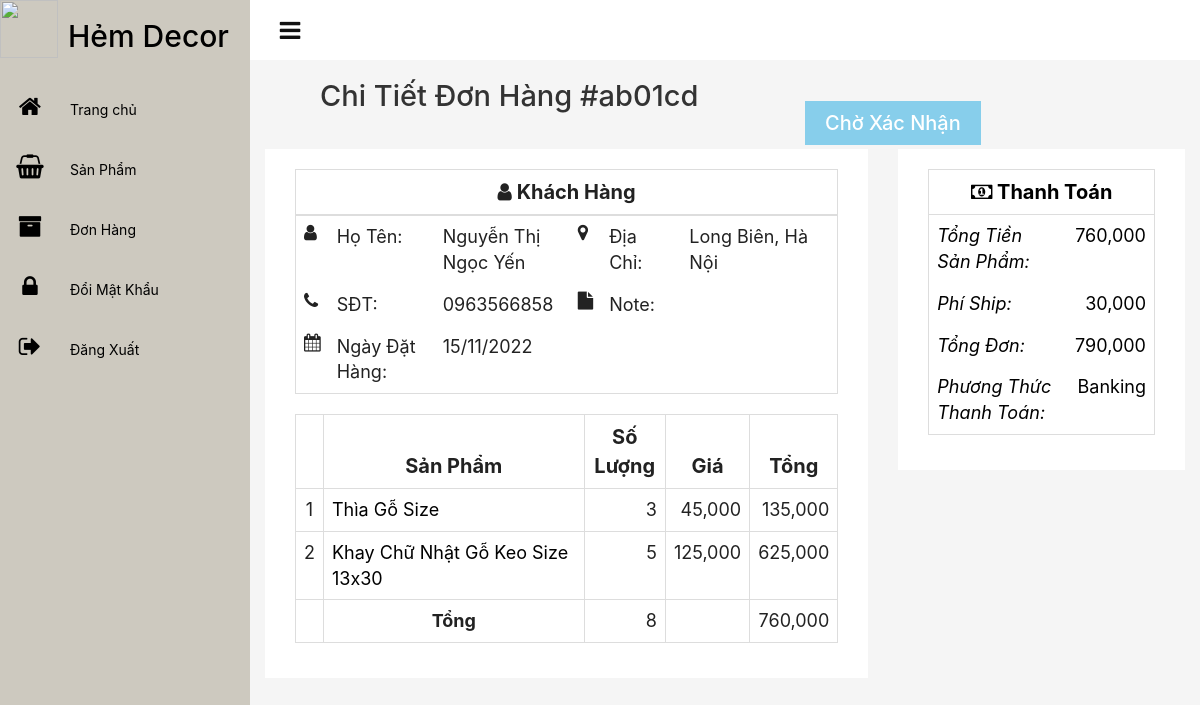
The app's page /admin_manage_orders/view_order.php?oid=ab01cd (signed in) with its own data.
### tables this page shows
CREATE TABLE IF NOT EXISTS `Order` (
  OrderID VARCHAR(6) NOT NULL PRIMARY KEY,
  AccountID INT NOT NULL,
  OrderDate timestamp NOT NULL default CURRENT_TIMESTAMP on update CURRENT_TIMESTAMP,
  OrderStatus ENUM('Chờ Xác Nhận','Đang Chuẩn Bị Hàng','Đang Giao Hàng', 'Đã Hoàn Thành', 'Đã Hủy') NOT NULL,
  PaymentStatus ENUM('Đang Xử Lý', 'Đã Hoàn Thành')NOT NULL,
  
  TotalOrder DOUBLE DEFAULT '0',
  FOREIGN KEY (AccountID) REFERENCES `Account` (AccountID) ON UPDATE CASCADE ON DELETE CASCADE);

CREATE TABLE IF NOT EXISTS `Order_Details` (
  OrderID VARCHAR(6) NOT NULL,
  CustomerName VARCHAR(30) NOT NULL,
  CustomerAddress VARCHAR(200) NOT NULL,
  CustomerPhoneNo VARCHAR(10) NOT NULL,
  PaymentMethod ENUM('COD','Banking'),
  Note VARCHAR (5000),
  FOREIGN KEY (OrderID) REFERENCES `Order` (OrderID) ON UPDATE CASCADE ON DELETE CASCADE);

CREATE TABLE IF NOT EXISTS `Order_Product` (
  OrderID VARCHAR(6) NOT NULL,
  ProductID VARCHAR(10) NOT NULL,
  OrderQuantity TINYINT NOT NULL,
  QuantityPrice INT NOT NULL,
  FOREIGN KEY (OrderID) REFERENCES `Order` (OrderID) ON UPDATE CASCADE ON DELETE CASCADE,
  FOREIGN KEY (ProductID) REFERENCES `Product` (ProductID) ON UPDATE CASCADE ON DELETE CASCADE);

CREATE TABLE IF NOT EXISTS Product(
CategoryID VARCHAR(10) NOT NULL,
ProductID VARCHAR(10) NOT NULL PRIMARY KEY,
ProductName VARCHAR(255) NOT NULL,
Size VARCHAR(10),
Price INT UNSIGNED NOT NULL,
ProductQuantity INT UNSIGNED NOT NULL,
CreateDate timestamp NOT NULL default CURRENT_TIMESTAMP on update CURRENT_TIMESTAMP,
FOREIGN KEY (CategoryID) REFERENCES Categories(CategoryID) ON UPDATE CASCADE ON DELETE CASCADE
);

### admin_manage_orders/view_order.php (the view, shortened to what this page needs)
<?php
if (isset($_SESSION['id'])) {
include('../database/dbcon.php');
include '../header_footer/admin_header.php';
$oid = $_GET['oid'];
$sql = mysqli_query(
    $con,
    "SELECT AccountID, OrderDate, OrderStatus, PaymentStatus, TotalOrder, od.*, OrderQuantity, QuantityPrice, p.*, c.ThumbnailImage, sum(OrderQuantity) AS TotalQuantity, sum(QuantityPrice) AS TotalQuPrice, count(p.ProductID) AS TotalProduct FROM `Order` o
    INNER JOIN `order_details` od ON o.OrderID = od.OrderID
    INNER JOIN `order_product` op ON o.OrderID = op.OrderID
    INNER JOIN `product` p ON op.ProductID = p.ProductID
    INNER JOIN `categories` c ON p.CategoryID = c.CategoryID
    WHERE o.OrderID = '$oid'");
$row = mysqli_fetch_array($sql);
?>
<!doctype html>
<head>
    <link rel="stylesheet" href="https://maxcdn.bootstrapcdn.com/bootstrap/3.3.2/css/bootstrap.min.css">
    <link rel="stylesheet" href="https://cdnjs.cloudflare.com/ajax/libs/font-awesome/4.7.0/css/font-awesome.min.css">
    <link rel="stylesheet" href="admin.css">
</head>
<body>
    <div class=main><?php include '../header_footer/admin_toggle.php'; ?>
        <section class="confirmation_part padding_top">
            <div class="container">
                <h1>Chi Tiết Đơn Hàng #<?php echo $row["OrderID"] ?></h1>
                <?php if($row["OrderStatus"] == "Chờ Xác Nhận"){ ?>
                <h3 class="wait"><?php echo $row["OrderStatus"] ?></h3>
                <?php } elseif($row["OrderStatus"] == "Đang Chuẩn Bị Hàng"){ ?>
                <h3 class="ready"><?php echo $row["OrderStatus"] ?></h3>
                <?php } elseif($row["OrderStatus"] == "Đang Giao Hàng"){ ?>
                <h3 class="ship"><?php echo $row["OrderStatus"] ?></h3>
                <?php } elseif($row["OrderStatus"] == "Đã Hoàn Thành") { ?>
                <h3 class="complete"><?php echo $row["OrderStatus"] ?></h3>
                <?php } elseif($row["OrderStatus"] == "Đã Hủy") { ?>
                <h3 class="cancel"><?php echo $row["OrderStatus"] ?></h3>
                <?php }?>
                <div class="row">
                    <div class="col-lg-8">
                        <div class="order_details_iner">
                            <table class="table table-customer">
                                <colgroup>
                                    <col span="1" style="width: 5%;">
                                    <col span="1" style="width: 20%;">
                                    <col span="1" style="width: 25%;">
                                    <col span="1" style="width: 5%;">
                                    <col span="1" style="width: 15%;">
                                    <col span="1" style="width: 30%;">
                                </colgroup>
                                <thead>
                                    <tr>
                                        <th scope="col" colspan="6"><i class='fa fa-user'></i> Khách Hàng</th>
                                    </tr>
                                </thead>
                                <tbody>
                                    <tr>
                                        <td><i class='fa fa-user'></i> </td>
                                        <td>Họ tên: </td>
                                        <td><?php echo $row["CustomerName"] ?></td>
                                        <td><i class="fa fa-map-marker"></i> </td>
                                        <td>Địa chỉ: </td>
                                        <td><?php echo $row["CustomerAddress"] ?></td>
                                    </tr>
                                    <tr>
                                        <td><i class="fa fa-phone"></i></td>
                                        <td>SĐT:</td>
                                        <td><?php echo $row["CustomerPhoneNo"] ?></td>
                                        <td rowspan = "2"><i class='fa fa-file'></i></td>
                                        <td rowspan = "2">Note: </td>
                                        <td rowspan = "2"><?php echo $row["Note"] ?></td>
                                    </tr>
                                    <tr>
                                        <td><i class='fa fa-calendar'></i></td>
                                        <td>Ngày đặt hàng:</td>
                                        <td><?php echo date('d/m/Y', strtotime($row["OrderDate"])) ?></td>
                                    </tr>
                                </tbody>
                            </table>
                            <table class="table table-product">
                                <thead>
                                    <tr>
                                        <th></th>
                                        <th colspan="2">Sản phẩm</th>
                                        <th width = "15%">Số lượng</th>
                                        <th>Giá</th>
                                        <th>Tổng</th>
                                    </tr>
                                </thead>
                                <tbody>
                                    <?php $i = 1;
                                    $sql1 = mysqli_query(
                                        $con,
                                        "SELECT c.CategoryID, ProductName, Size, OrderQuantity, QuantityPrice, Price FROM  `order_product` op
                                        INNER JOIN `product` p ON op.ProductID = p.ProductID
                                        INNER JOIN `categories` c ON p.CategoryID = c.CategoryID
                                        WHERE OrderID = '$oid'");
                                    while ($row1 = mysqli_fetch_array($sql1)) {?>
                                    <tr>
                                        <td><?php echo $i ?></td>
                                        <td colspan="2"><a
                                                href="../admin_manage_product/product-detail.php?cid=<?php echo $row1['CategoryID'] ?>"><?php echo $row1["ProductName"] ?>
                                                Size <?php echo $row1["Size"] ?></a></td>
                                        <td><?php echo $row1["OrderQuantity"] ?></td>
                                        <td><?php echo number_format($row1["Price"]) ?></td>
                                        <td><?php echo number_format($row1["QuantityPrice"]) ?></td>
                                    </tr>
                                    <?php $i++;
                                    } ?>
                                    <tr>
                                        <td></td>
                                        <td colspan="2" style = "text-align: center;"><span><b>Tổng</b></td>
                                        <td><?php echo $row["TotalQuantity"] ?></td>
                                        <td></td>
                                        <td><?php echo number_format($row["TotalQuPrice"]) ?></td>
                                    </tr>
                                </tbody>
                            </table>
                        </div>
                    </div>
                    <div class="col-lg-4 col-lx-4">
                        <div class="order_details_iner">
                            <table class="table table-pay">
                                <thead>
                                    <tr >
                                        <th scope="col" colspan = "2"><i class='fa fa-money'></i> Thanh Toán</th>
                                    </tr>
                                </thead>
                                <tbody>
                                    <tr>
                                        <td><i>Tổng tiền sản phẩm: </i>
                                        <td><?php echo number_format($row["TotalQuPrice"]) ?>
                                    </tr>
                                    <tr>
                                        <td><i>Phí ship: </i>
                                        <td>30,000
                                    </tr>
                                    <tr>
                                        <td><i>Tổng đơn: </i>
                                        <td><?php echo number_format($row["TotalOrder"]) ?>
                                    </tr>
                                    <tr>
                                        <td><i>Phương thức thanh toán:</i>
                                        <td><?php echo $row["PaymentMethod"] ?>
                                        </td>
                                    </tr>
                                </tbody>
                            </table>
                        </div>
                    </div>
                </div>
            </div>
        </section>
    </div>
</body>
</html>
<?php
}else{
     header("Location: ../anon/homepage.php");
     exit();
}
 ?>

### css/admin.css (style rules this page uses)
* { margin: 0; padding: 0; box-sizing: border-box; font-family: -apple-system, BlinkMacSystemFont, 'Segoe UI', Roboto, Oxygen, Ubuntu, Cantarell, 'Open Sans', 'Helvetica Neue', sans-serif; }
body { min-height: 100vh; overflow-x: hidden; }
.container { position: relative; width: 100%; }
.main { position: absolute; width: calc(100% - 250px); padding-bottom: 5%; left: 250px; transition: 0.5s; background: #f5f5f5; }
table { border-collapse: collapse; margin-bottom: 3%; }
.form-group .table_image th, td { border: none; }
body { font-family: "Poppins", sans-serif; padding: 0; margin: 0; }
.confirmation_part { margin-top: 20px; }
.confirmation_part .order_details_iner { background-color: #ffffff; padding: 20px 30px 15px; text-transform: capitalize; margin-top: 15px; }
.confirmation_part h1 { display: inline; font-size: 29px; margin-left: 50px; }
.confirmation_part .wait { background: #87ceeb; color: white; padding: 10px 20px; display: inline; font-size: 20px; margin-left: 540px; }
.confirmation_part .order_details_iner .table-customer { border: 1px solid #dddddd; }
.confirmation_part .order_details_iner .table-customer thead { border: 1px solid #dddddd; }
.confirmation_part .order_details_iner .table-customer tr { border: none; }
.confirmation_part .order_details_iner .table-customer th { color: #222222; font-size: 20px; text-align: center; }
.confirmation_part .order_details_iner .table-customer td { color: #222222; font-size: 18px; text-align: left; border: none; }
.confirmation_part .order_details_iner .table-product { border: 1px solid #dddddd; }
.confirmation_part .order_details_iner .table-product th { color: #222222; font-size: 20px; text-align: center; border: 1px solid #dddddd; }
.confirmation_part .order_details_iner .table-product td { color: #222222; font-size: 18px; text-align: center; border: 1px solid #dddddd; }
.table-product a { text-decoration: none; color: #000; }
.confirmation_part .order_details_iner .table-product td:nth-child(2) { text-align: left; }
.confirmation_part .order_details_iner .table-product td:nth-child(3), .confirmation_part .order_details_iner .table-product td:nth-child(4), .confirmation_part .order_details_iner .table-product td:nth-child(5) { text-align: right; }
.confirmation_part .order_details_iner .table-pay, .confirmation_part .order_details_iner .table-pay thead { border: 1px solid #dddddd; font-size: 18px; color: #000; }
.confirmation_part .order_details_iner .table-pay th, .confirmation_part .order_details_iner .table-pay td { text-align: center; border: none; color: #000; }
.confirmation_part .order_details_iner .table-pay td:nth-child(1) { text-align: left; }
.confirmation_part .order_details_iner .table-pay td:nth-child(2) { text-align: right; }
@media (min-width: 992px) and (max-width: 1200px) { .confirmation_part h1 { font-size: 29px; margin-left: 55px; } }
@media (min-width: 992px) and (max-width: 1200px) { .confirmation_part h3 { display: inline-block; padding: 10px 10px; font-size: 20px; margin-left: 305px; } }
@media (min-width: 992px) and (max-width: 1200px) { .confirmation_part .order_details_iner .table th { font-size: 20px; } }
@media (min-width: 992px) and (max-width: 1200px) { .confirmation_part .order_details_iner .table td { font-size: 18px; } }

### records on screen
order: order_details.OrderID "ab01cd", OrderStatus "Chờ Xác Nhận", order_details.CustomerName "Nguyễn Thị Ngọc Yến", order_details.CustomerAddress "Long Biên, Hà Nội", order_details.CustomerPhoneNo "0963566858", OrderDate "15/11/2022", TotalOrder "790,000", order_details.PaymentMethod "Banking"
order_product: ProductID.ProductName "Thìa Gỗ", OrderQuantity "3", ProductID.Price "45,000", QuantityPrice "135,000"
order_product: ProductID.ProductName "Khay Chữ Nhật Gỗ Keo", ProductID.Size "13x30", OrderQuantity "5", ProductID.Price "125,000", QuantityPrice "625,000"

### other values on screen
$row["TotalQuantity"] "8"
$row["TotalQuPrice"] "760,000"
